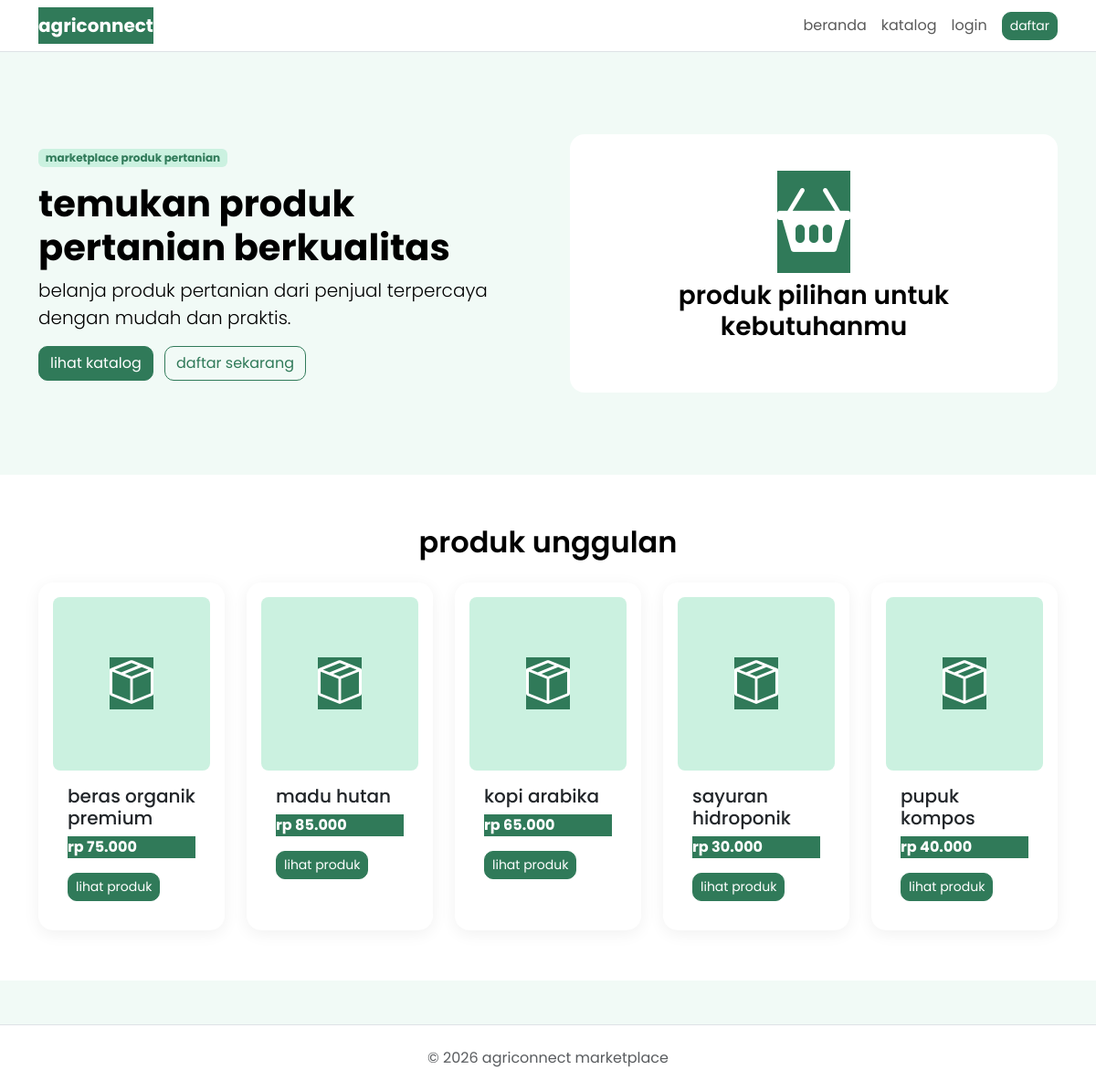
The page / on the database its author committed.
### tables this page shows
create table products (
    id int auto_increment primary key,
    seller_id int not null,
    name varchar(100) not null,
    description text,
    price decimal(12,2) not null,
    stock int not null default 0,
    image varchar(255),
    status enum('tersedia','habis') default 'tersedia',
    created_at timestamp default current_timestamp,
    updated_at timestamp default current_timestamp on update current_timestamp,
    foreign key (seller_id) references users(id) on delete cascade
);

### index.php (the view)
<?php include 'includes/header.php'; include 'includes/navbar.php'; ?>
<section class="hero">
<div class="container">
<div class="row align-items-center g-5">
<div class="col-lg-6">
<span class="badge badge-status mb-3">marketplace produk pertanian</span>
<h1>temukan produk pertanian berkualitas</h1>
<p class="lead">belanja produk pertanian dari penjual terpercaya dengan mudah dan praktis.</p>
<a href="/marketplace/buyer/catalog.php" class="btn btn-primary me-2">lihat katalog</a>
<a href="/marketplace/auth/register.php" class="btn btn-outline-primary">daftar sekarang</a>
</div>
<div class="col-lg-6"><div class="bg-white rounded-4 p-5 text-center"><i class="bi bi-basket2-fill display-1 text-primary"></i><h3 class="mt-3">produk pilihan untuk kebutuhanmu</h3></div></div>
</div>
</div>
</section>
<section class="section bg-white">
<div class="container"><h2 class="text-center mb-4">produk unggulan</h2>
<div class="row g-4">
<?php
require 'config/database.php';
$stmt=$pdo->query("select * from products order by id limit 5");
while($p=$stmt->fetch()):
?>
<div class="col-md-4 col-lg">
<div class="card h-100 p-3">
<div class="product-img rounded-3 d-flex align-items-center justify-content-center"><i class="bi bi-box-seam display-5 text-primary"></i></div>
<div class="card-body"><h5><?= htmlspecialchars($p['name']) ?></h5><p class="text-primary fw-bold">rp <?= number_format($p['price'],0,',','.') ?></p><a href="/marketplace/buyer/catalog.php" class="btn btn-primary btn-sm">lihat produk</a></div>
</div>
</div>
<?php endwhile; ?>
</div></div></section>
<?php include 'includes/footer.php'; ?>

### assets/css/style.css (style rules this page uses)
body { font-family:'Poppins',sans-serif;background:#f1faf6;color:#000 }
.text-primary,.btn-primary { color:#fff!important;background:#307a59!important;border-color:#307a59!important }
.btn-outline-primary { color:#307a59;border-color:#307a59 }
.hero { padding:90px 0 }
.card { border:0;border-radius:16px;box-shadow:0 4px 18px rgba(0,0,0,.06) }
.product-img { height:190px;object-fit:cover;background:#cbf1e0 }
.badge-status { background:#cbf1e0;color:#307a59 }
.section { padding:55px 0 }
h1 { font-weight:700 }
h2,h3 { font-weight:600 }
.btn { border-radius:10px }

### rows shown on the page
products: name "beras organik premium", price "75.000"
products: name "madu hutan", price "85.000"
products: name "kopi arabika", price "65.000"
products: name "sayuran hidroponik", price "30.000"
products: name "pupuk kompos", price "40.000"
